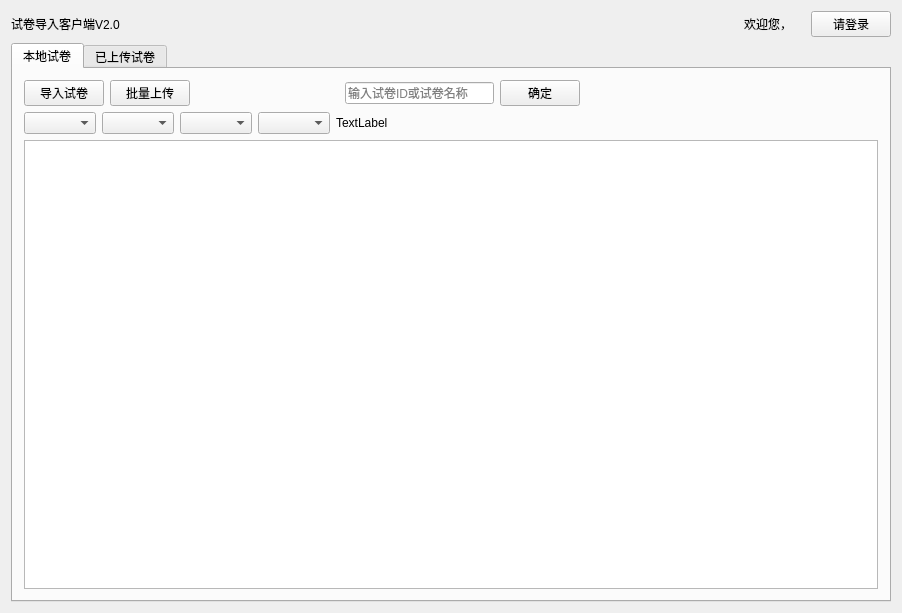
<?xml version="1.0" encoding="UTF-8"?>
<ui version="4.0">
 <class>Widget</class>
 <widget class="QWidget" name="Widget">
  <property name="enabled">
   <bool>true</bool>
  </property>
  <property name="geometry">
   <rect>
    <x>0</x>
    <y>0</y>
    <width>902</width>
    <height>613</height>
   </rect>
  </property>
  <property name="minimumSize">
   <size>
    <width>902</width>
    <height>613</height>
   </size>
  </property>
  <property name="windowTitle">
   <string>Widget</string>
  </property>
  <layout class="QGridLayout" name="gridLayout">
   <item row="0" column="0">
    <layout class="QHBoxLayout" name="horizontalLayout">
     <item>
      <widget class="QLabel" name="label_2">
       <property name="text">
        <string>试卷导入客户端V2.0</string>
       </property>
      </widget>
     </item>
     <item>
      <spacer name="horizontalSpacer">
       <property name="orientation">
        <enum>Qt::Horizontal</enum>
       </property>
       <property name="sizeHint" stdset="0">
        <size>
         <width>40</width>
         <height>20</height>
        </size>
       </property>
      </spacer>
     </item>
     <item>
      <widget class="QLabel" name="label_3">
       <property name="text">
        <string>欢迎您，</string>
       </property>
      </widget>
     </item>
     <item>
      <widget class="QLabel" name="label_UserName">
       <property name="text">
        <string/>
       </property>
      </widget>
     </item>
     <item>
      <widget class="QPushButton" name="btn_login">
       <property name="text">
        <string>请登录</string>
       </property>
      </widget>
     </item>
    </layout>
   </item>
   <item row="1" column="0">
    <widget class="QTabWidget" name="tabWidget">
     <property name="currentIndex">
      <number>0</number>
     </property>
     <widget class="QWidget" name="tab">
      <attribute name="title">
       <string>本地试卷</string>
      </attribute>
      <layout class="QGridLayout" name="gridLayout_5">
       <item row="0" column="0">
        <layout class="QGridLayout" name="gridLayout_4">
         <item row="0" column="0">
          <layout class="QGridLayout" name="gridLayout_2">
           <item row="0" column="5">
            <spacer name="horizontalSpacer_2">
             <property name="orientation">
              <enum>Qt::Horizontal</enum>
             </property>
             <property name="sizeHint" stdset="0">
              <size>
               <width>40</width>
               <height>20</height>
              </size>
             </property>
            </spacer>
           </item>
           <item row="0" column="2">
            <spacer name="horizontalSpacer_4">
             <property name="orientation">
              <enum>Qt::Horizontal</enum>
             </property>
             <property name="sizeHint" stdset="0">
              <size>
               <width>40</width>
               <height>20</height>
              </size>
             </property>
            </spacer>
           </item>
           <item row="0" column="4">
            <widget class="QPushButton" name="btn_ok">
             <property name="text">
              <string>确定</string>
             </property>
            </widget>
           </item>
           <item row="0" column="7">
            <spacer name="horizontalSpacer_3">
             <property name="orientation">
              <enum>Qt::Horizontal</enum>
             </property>
             <property name="sizeHint" stdset="0">
              <size>
               <width>40</width>
               <height>20</height>
              </size>
             </property>
            </spacer>
           </item>
           <item row="0" column="0">
            <widget class="QPushButton" name="btn_wordInport">
             <property name="text">
              <string>导入试卷</string>
             </property>
            </widget>
           </item>
           <item row="0" column="3">
            <widget class="QLineEdit" name="lineEdit">
             <property name="placeholderText">
              <string>输入试卷ID或试卷名称</string>
             </property>
            </widget>
           </item>
           <item row="0" column="1">
            <widget class="QPushButton" name="pushButton_2">
             <property name="text">
              <string>批量上传</string>
             </property>
            </widget>
           </item>
          </layout>
         </item>
         <item row="1" column="0">
          <layout class="QGridLayout" name="gridLayout_3">
           <item row="0" column="0">
            <widget class="QComboBox" name="comboBoxSubject"/>
           </item>
           <item row="0" column="1">
            <widget class="QComboBox" name="comboBoxMaterial"/>
           </item>
           <item row="0" column="2">
            <widget class="QComboBox" name="comboBoxGrade"/>
           </item>
           <item row="0" column="3">
            <widget class="QComboBox" name="comboBoxState"/>
           </item>
           <item row="0" column="4">
            <widget class="QLabel" name="label">
             <property name="text">
              <string>TextLabel</string>
             </property>
            </widget>
           </item>
           <item row="0" column="5">
            <spacer name="horizontalSpacer_5">
             <property name="orientation">
              <enum>Qt::Horizontal</enum>
             </property>
             <property name="sizeHint" stdset="0">
              <size>
               <width>40</width>
               <height>20</height>
              </size>
             </property>
            </spacer>
           </item>
          </layout>
         </item>
         <item row="3" column="0">
          <widget class="QTableWidget" name="tableWidget"/>
         </item>
        </layout>
       </item>
      </layout>
     </widget>
     <widget class="QWidget" name="tab_2">
      <attribute name="title">
       <string>已上传试卷</string>
      </attribute>
      <widget class="QTableView" name="tableView">
       <property name="geometry">
        <rect>
         <x>10</x>
         <y>10</y>
         <width>851</width>
         <height>511</height>
        </rect>
       </property>
      </widget>
     </widget>
    </widget>
   </item>
  </layout>
 </widget>
 <layoutdefault spacing="6" margin="11"/>
 <resources/>
 <connections/>
</ui>
